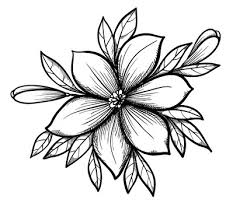
%> input picture LAB08/Input.jpg, 240 x 210 px
$ octave 'GRE Noise.m'   (GNU Octave 9; MATLAB toolbox functions it lacks are replaced by stand-ins)
%> lines starting %> are read from the running program, lines starting %| are printed output that depends on the picture
% Read an image
img = imread('C:\Users\CSELAB-2\Desktop\Labb8\Input.jpg'); % Replace with your image file
%> img is the input picture: size 210x240x3 uint8; min 0, max 255, mean 220.1
img = im2double(img); % Convert to double for processing
%> img: size 210x240x3 double

% Add Gaussian Noise
mean_g = 0; % Mean of Gaussian noise
var_g = 0.01; % Variance of Gaussian noise
gaussian_noise = mean_g + sqrt(var_g) * randn(size(img));
img_gaussian = img + gaussian_noise;
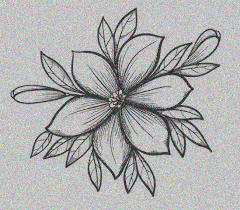
%> img_gaussian: size 210x240x3 double; mean R, G, B 0.862, 0.863, 0.864; drawn with min black and max white

% Add Rayleigh Noise
scale_r = 0.1; % Scale parameter for Rayleigh noise
rayleigh_noise = raylrnd(scale_r, size(img));
img_rayleigh = img + rayleigh_noise;
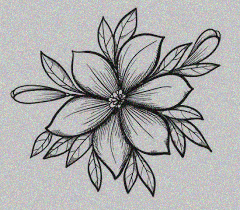
%> img_rayleigh: size 210x240x3 double; mean R, G, B 0.988, 0.989, 0.989; drawn with min black and max white

% Add Erlang Noise
k = 2; % Shape parameter (k > 0)
scale_e = 0.1; % Scale parameter for Erlang noise
erlang_noise = gamrnd(k, scale_e, size(img)); % Gamma distribution for Erlang
img_erlang = img + erlang_noise;
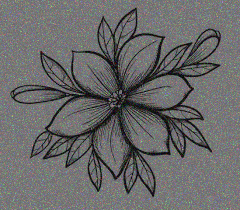
%> img_erlang: size 210x240x3 double; mean R, G, B 1.06, 1.06, 1.06; drawn with min black and max white

% Ensure that the images remain in the range [0, 1] after adding noise
img_gaussian = min(max(img_gaussian, 0), 1);
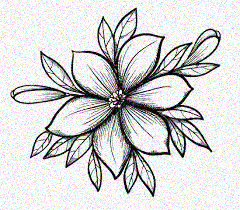
%> img_gaussian: size 210x240x3 double; mean R, G, B 0.835, 0.836, 0.836
img_rayleigh = min(max(img_rayleigh, 0), 1);
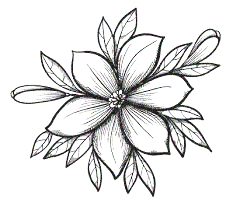
%> img_rayleigh: size 210x240x3 double; mean R, G, B 0.896, 0.896, 0.896
img_erlang = min(max(img_erlang, 0), 1);
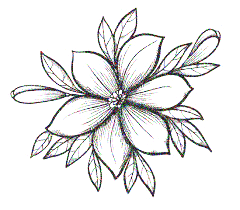
%> img_erlang: size 210x240x3 double; mean R, G, B 0.91, 0.909, 0.909

% Display images in one figure
figure;

% Original Image
subplot(2, 2, 1); % 2 rows, 2 columns, 1st subplot
imshow(img);
title('Original Image');

% Image with Gaussian Noise
subplot(2, 2, 2); % 2 rows, 2 columns, 2nd subplot
imshow(img_gaussian);
title('Image with Gaussian Noise');

% Image with Rayleigh Noise
subplot(2, 2, 3); % 2 rows, 2 columns, 3rd subplot
imshow(img_rayleigh);
title('Image with Rayleigh Noise');

% Image with Erlang Noise
subplot(2, 2, 4); % 2 rows, 2 columns, 4th subplot
imshow(img_erlang);
title('Image with Erlang Noise');

$ run again, with LAB08/GAGFilter.png saved as LAB08/Input.jpg
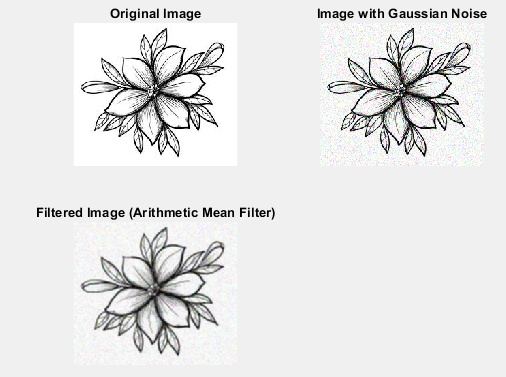
%> input picture LAB08/GAGFilter.png, 506 x 377 px
%> img is the input picture: size 377x506x3 uint8; mean R, G, B 228.6, 228.7, 228.6
%> img: size 377x506x3 double
%> `img_rayleigh = img + rayleigh_noise;`:
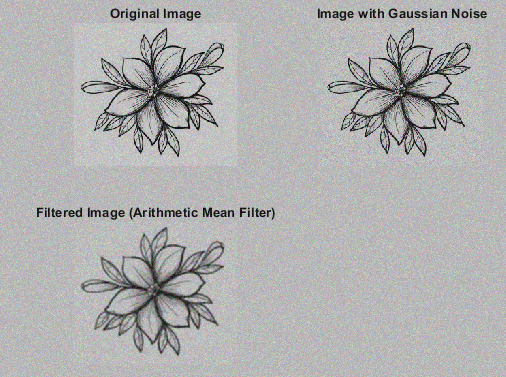
%> img_rayleigh: size 377x506x3 double; mean R, G, B 1.02, 1.02, 1.02; drawn with min black and max white
%> `img_erlang = min(max(img_erlang, 0), 1);`:
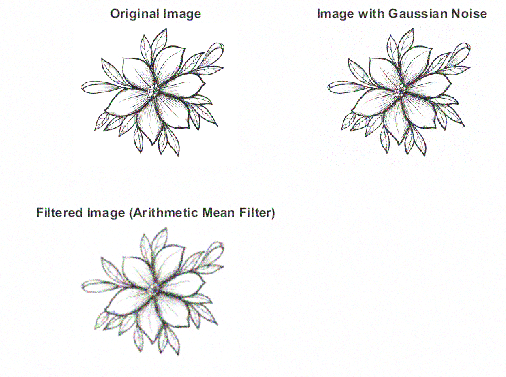
%> img_erlang: size 377x506x3 double; mean R, G, B 0.959, 0.959, 0.959

$ run again, with LAB08/GRE.png saved as LAB08/Input.jpg
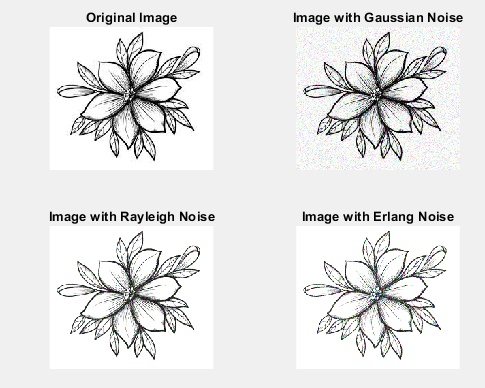
%> input picture LAB08/GRE.png, 485 x 388 px
%> img is the input picture: size 388x485x3 uint8; mean R, G, B 228.8, 228.9, 228.8
%> img: size 388x485x3 double
%> `img_rayleigh = img + rayleigh_noise;`:
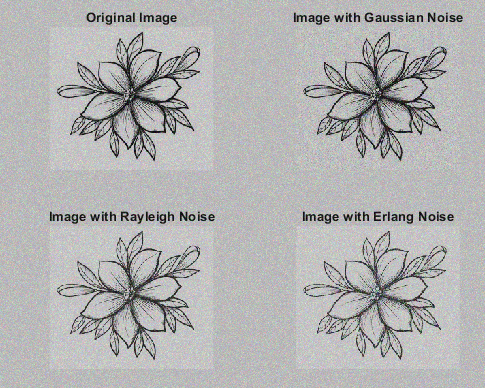
%> img_rayleigh: size 388x485x3 double; mean R, G, B 1.02, 1.02, 1.02; drawn with min black and max white
%> `img_erlang = min(max(img_erlang, 0), 1);`:
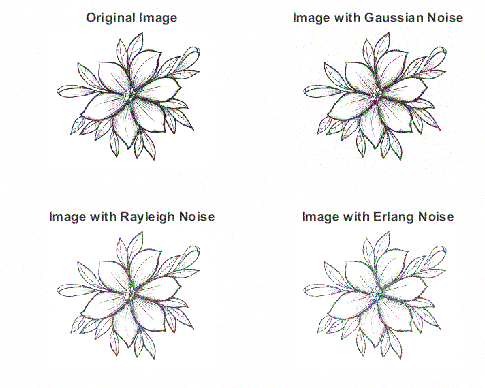
%> img_erlang: size 388x485x3 double; mean R, G, B 0.952, 0.953, 0.952

$ run again, with LAB08/PeriodicNoiseRemoval.png saved as LAB08/Input.jpg
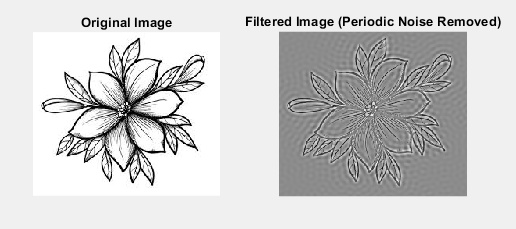
%> input picture LAB08/PeriodicNoiseRemoval.png, 516 x 229 px
%> img is the input picture: size 229x516x3 uint8; min 0, max 255, mean 205.9
%> img: size 229x516x3 double
%> `img_rayleigh = img + rayleigh_noise;`:
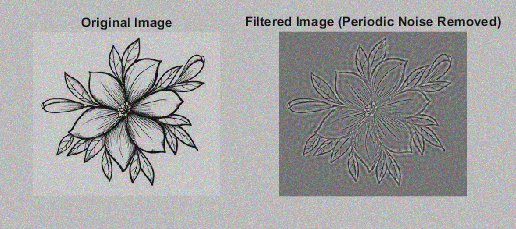
%> img_rayleigh: size 229x516x3 double; mean R, G, B 0.933, 0.933, 0.933; drawn with min black and max white
%> `img_erlang = min(max(img_erlang, 0), 1);`:
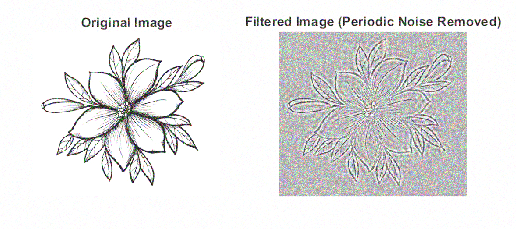
%> img_erlang: size 229x516x3 double; mean R, G, B 0.899, 0.898, 0.899
